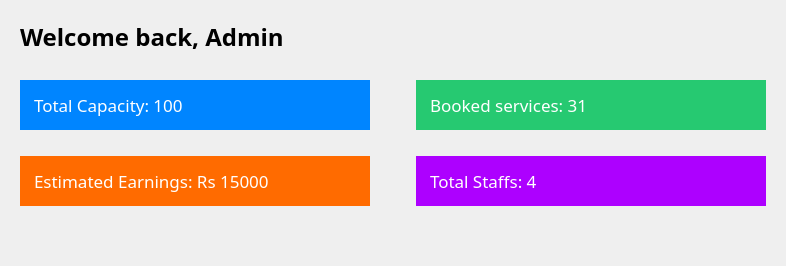
           <widget class="QWidget" name="dashboardPage">
            <layout class="QVBoxLayout" name="verticalLayout_5">
             <property name="leftMargin">
              <number>20</number>
             </property>
             <property name="topMargin">
              <number>20</number>
             </property>
             <property name="rightMargin">
              <number>20</number>
             </property>
             <property name="bottomMargin">
              <number>20</number>
             </property>
             <item>
              <layout class="QVBoxLayout" name="verticalLayout_4">
               <item>
                <widget class="QLabel" name="label_3">
                 <property name="maximumSize">
                  <size>
                   <width>16777215</width>
                   <height>16777213</height>
                  </size>
                 </property>
                 <property name="font">
                  <font>
                   <family>Poppins</family>
                   <pointsize>18</pointsize>
                   <bold>true</bold>
                  </font>
                 </property>
                 <property name="styleSheet">
                  <string notr="true">color:
                                      #000; </string>
                 </property>
                 <property name="text">
                  <string>Welcome back, Admin</string>
                 </property>
                </widget>
               </item>
               <item>
                <layout class="QHBoxLayout" name="horizontalLayout_4">
                 <property name="topMargin">
                  <number>20</number>
                 </property>
                 <item>
                  <widget class="QLabel" name="label_4">
                   <property name="sizePolicy">
                    <sizepolicy hsizetype="MinimumExpanding" vsizetype="Preferred">
                     <horstretch>0</horstretch>
                     <verstretch>0</verstretch>
                    </sizepolicy>
                   </property>
                   <property name="minimumSize">
                    <size>
                     <width>350</width>
                     <height>50</height>
                    </size>
                   </property>
                   <property name="maximumSize">
                    <size>
                     <width>16777215</width>
                     <height>50</height>
                    </size>
                   </property>
                   <property name="font">
                    <font>
                     <family>Poppins</family>
                     <pointsize>13</pointsize>
                     <bold>false</bold>
                    </font>
                   </property>
                   <property name="styleSheet">
                    <string notr="true">color:
                                          #fff;
                                          background:
                                          #0085FF;
                                          padding: 0 10px;</string>
                   </property>
                   <property name="text">
                    <string>Total Capacity: 100</string>
                   </property>
                  </widget>
                 </item>
                 <item>
                  <spacer name="horizontalSpacer_2">
                   <property name="orientation">
                    <enum>Qt::Horizontal</enum>
                   </property>
                   <property name="sizeHint" stdset="0">
                    <size>
                     <width>40</width>
                     <height>20</height>
                    </size>
                   </property>
                  </spacer>
                 </item>
                 <item>
                  <widget class="QLabel" name="label_6">
                   <property name="sizePolicy">
                    <sizepolicy hsizetype="MinimumExpanding" vsizetype="Minimum">
                     <horstretch>0</horstretch>
                     <verstretch>0</verstretch>
                    </sizepolicy>
                   </property>
                   <property name="minimumSize">
                    <size>
                     <width>350</width>
                     <height>50</height>
                    </size>
                   </property>
                   <property name="maximumSize">
                    <size>
                     <width>16777215</width>
                     <height>50</height>
                    </size>
                   </property>
                   <property name="font">
                    <font>
                     <family>Poppins</family>
                     <pointsize>13</pointsize>
                     <bold>false</bold>
                    </font>
                   </property>
                   <property name="styleSheet">
                    <string notr="true">color:
                                          #fff;
                                          background:
                                          #26C971;
                                          padding: 0 10px;</string>
                   </property>
                   <property name="text">
                    <string>Booked services: 31</string>
                   </property>
                  </widget>
                 </item>
                </layout>
               </item>
               <item>
                <layout class="QHBoxLayout" name="horizontalLayout_5">
                 <property name="topMargin">
                  <number>20</number>
                 </property>
                 <item>
                  <widget class="QLabel" name="label_8">
                   <property name="sizePolicy">
                    <sizepolicy hsizetype="MinimumExpanding" vsizetype="Preferred">
                     <horstretch>0</horstretch>
                     <verstretch>0</verstretch>
                    </sizepolicy>
                   </property>
                   <property name="minimumSize">
                    <size>
                     <width>350</width>
                     <height>50</height>
                    </size>
                   </property>
                   <property name="maximumSize">
                    <size>
                     <width>16777215</width>
                     <height>50</height>
                    </size>
                   </property>
                   <property name="font">
                    <font>
                     <family>Poppins</family>
                     <pointsize>13</pointsize>
                     <bold>false</bold>
                    </font>
                   </property>
                   <property name="styleSheet">
                    <string notr="true">color:
                                          #fff;
                                          background:
                                          #FF6B00;
                                          padding: 0 10px;</string>
                   </property>
                   <property name="text">
                    <string>Estimated Earnings: Rs 15000</string>
                   </property>
                  </widget>
                 </item>
                 <item>
                  <spacer name="horizontalSpacer_3">
                   <property name="orientation">
                    <enum>Qt::Horizontal</enum>
                   </property>
                   <property name="sizeHint" stdset="0">
                    <size>
                     <width>40</width>
                     <height>20</height>
                    </size>
                   </property>
                  </spacer>
                 </item>
                 <item>
                  <widget class="QLabel" name="label_7">
                   <property name="sizePolicy">
                    <sizepolicy hsizetype="MinimumExpanding" vsizetype="Preferred">
                     <horstretch>0</horstretch>
                     <verstretch>0</verstretch>
                    </sizepolicy>
                   </property>
                   <property name="minimumSize">
                    <size>
                     <width>350</width>
                     <height>50</height>
                    </size>
                   </property>
                   <property name="maximumSize">
                    <size>
                     <width>16777215</width>
                     <height>50</height>
                    </size>
                   </property>
                   <property name="font">
                    <font>
                     <family>Poppins</family>
                     <pointsize>13</pointsize>
                     <bold>false</bold>
                    </font>
                   </property>
                   <property name="styleSheet">
                    <string notr="true">color:
                                          #fff;
                                          background:
                                          #AD00FF;
                                          padding: 0 10px;</string>
                   </property>
                   <property name="text">
                    <string>Total Staffs: 4</string>
                   </property>
                  </widget>
                 </item>
                </layout>
               </item>
              </layout>
             </item>
             <item>
              <spacer name="verticalSpacer_2">
               <property name="orientation">
                <enum>Qt::Vertical</enum>
               </property>
               <property name="sizeHint" stdset="0">
                <size>
                 <width>20</width>
                 <height>40</height>
                </size>
               </property>
              </spacer>
             </item>
            </layout>
           </widget>
